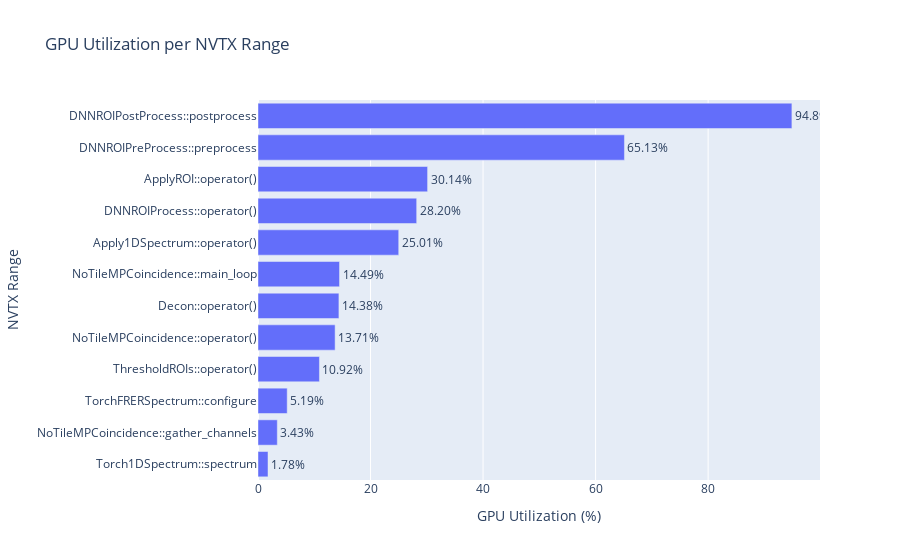

Source (notebook cell):
### Code cell
df_plot = pd.DataFrame(list(efficiency.items()), columns=["NVTX Range", "GPU Utilization (%)"])
df_plot = df_plot.sort_values("GPU Utilization (%)", ascending=False)

# Plot horizontal bar chart
fig = px.bar(
    df_plot,
    x="GPU Utilization (%)",
    y="NVTX Range",
    orientation="h",
    title="GPU Utilization per NVTX Range",
    text="GPU Utilization (%)",
)
fig.update_traces(texttemplate='%{text:.2f}%', textposition='outside')
fig.update_layout(yaxis={'categoryorder':'total ascending'}, xaxis_title="GPU Utilization (%)", yaxis_title="NVTX Range")
fig.show()

### Figure 1 — Plotly figure (JSON) as saved in the notebook; plotly's stock layout.template omitted (floating-point values rounded to 4 significant figures)
{"data": [{"hovertemplate": "GPU Utilization (%)=%{text}<br>NVTX Range=%{y}<extra></extra>", "legendgroup": "", "marker": {"color": "#636efa", "pattern": {"shape": ""}}, "name": "", "orientation": "h", "showlegend": false, "text": [94.89, 65.13, 30.14, 28.2, 25.01, 14.49, 14.38, 13.71, 10.92, 5.19, 3.432, 1.783], "textposition": "outside", "texttemplate": "%{text:.2f}%", "type": "bar", "x": [94.89, 65.13, 30.14, 28.2, 25.01, 14.49, 14.38, 13.71, 10.92, 5.19, 3.432, 1.783], "xaxis": "x", "y": ["DNNROIPostProcess::postprocess", "DNNROIPreProcess::preprocess", "ApplyROI::operator()", "DNNROIProcess::operator()", "Apply1DSpectrum::operator()", "NoTileMPCoincidence::main_loop", "Decon::operator()", "NoTileMPCoincidence::operator()", "ThresholdROIs::operator()", "TorchFRERSpectrum::configure", "NoTileMPCoincidence::gather_channels", "Torch1DSpectrum::spectrum"], "yaxis": "y"}], "layout": {"autosize": true, "barmode": "relative", "legend": {"tracegroupgap": 0}, "title": {"text": "GPU Utilization per NVTX Range"}, "xaxis": {"anchor": "y", "autorange": true, "domain": [0, 1], "range": [0, 99.88], "title": {"text": "GPU Utilization (%)"}, "type": "linear"}, "yaxis": {"anchor": "x", "autorange": true, "categoryorder": "total ascending", "domain": [0, 1], "range": [-0.5, 11.5], "title": {"text": "NVTX Range"}, "type": "category"}}}
